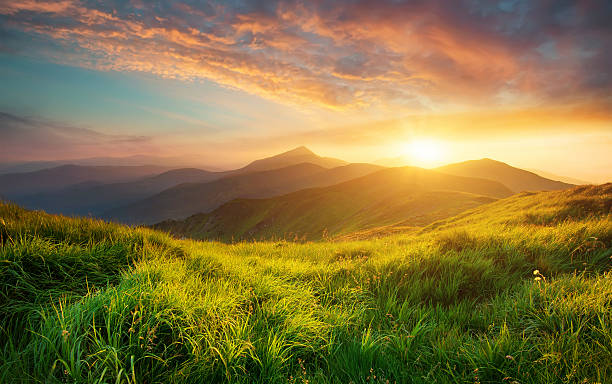
#> input picture Clustering/Kmeans Clustering/image color1.jpg, 612 x 384 px
$ jupyter execute --allow-errors 'Color Segmentation in image.ipynb'
#> lines starting #> are read from the running program, lines starting #| are printed output that depends on the picture
[cell 1]
cd /content/drive/My Drive/Machine Learning With Python/Clustering/Kmeans Clustering

[cell 2]
import numpy as np
import matplotlib.pyplot as plt
import cv2
from sklearn.cluster import KMeans

[cell 3]
img=cv2.imread('image color1.jpg')
#> img is the input picture: shape (384, 612, 3); mean B, G, R 66.6, 117.5, 134.5

[cell 4]
plt.imshow(img)

[cell 5]
img=cv2.cvtColor(img,cv2.COLOR_BGR2RGB)

[cell 6]
plt.imshow(img)

[cell 7]
img=img.reshape((img.shape[1]*img.shape[0],3))

[cell 8]
md=[]

[cell 9]
for i in range(1,21):
  kmeans=KMeans(n_clusters=i)
  kmeans.fit(img)
  o=kmeans.inertia_
  print(o)
  md.append(o)
#> after the loop, md = [2.67e+09, 1.09e+09, 745508125, 548070380.7, 440823986, 347680673.1, 301787838.4, 275823852.7, 242826626.3, 223513489.1, 200031204.9, 189533243.4, 175439498.6, 165257160.7, 154254544.4, 147143893.3, 138517066, 130267911, 124835755.5, 119033404.5]

[cell 10]
md
#> Out has the same summary as md

[cell 11]
len(md)
#> Out = 20

#> (a cell that did not finish here is left out)

[cell 13]
kmeans=KMeans(n_clusters=5)

[cell 14]
s=kmeans.fit(img)

[cell 15]
s

[cell 16]
labels=kmeans.labels_

[cell 17]
labels

[cell 18]
centroid=kmeans.cluster_centers_

[cell 19]
centroid

[cell 20]
labels=list(labels)

[cell 21]
percent=[]
for i in range(len(centroid)):
  j=labels.count(i)
  j=j/(len(labels))
  percent.append(j)

[cell 22]
percent

[cell 23]
plt.pie(percent,colors=np.array(centroid/255),labels=np.arange(len(centroid)))
plt.show()
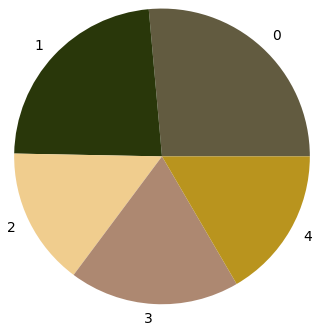
#> figure drawn by matplotlib, 1 panel


$ run again, with Clustering/Kmeans Clustering/image color.jpg copied over Clustering/Kmeans Clustering/image color1.jpg
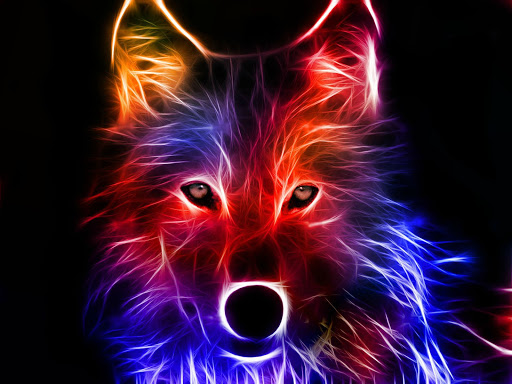
#> input picture Clustering/Kmeans Clustering/image color.jpg, 512 x 384 px
#> img is the input picture: shape (384, 512, 3); mean B, G, R 46.7, 22.6, 57.6
#> after the loop `for i in range(1,21):`: md = [2.37e+09, 1.19e+09, 830639045.1, 475140729.5, 369103950, 304794064.2, 266336183.7, 231210423.7, 204380690.2, 181479529.5, 167058221.4, 158089366.5, 147118607.3, 134598578.1, 127088340.1, 118751015.7, 113071591, 107904890.3, 101813274.6, 97811338]
#> `md`: Out has the same summary as md
#> `len(md)`: Out = 20
#> `plt.show()`:
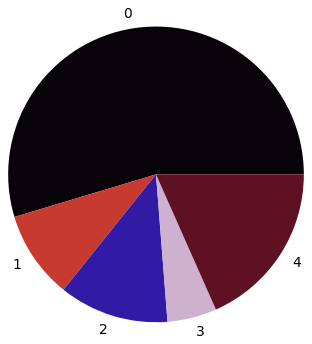
#> figure drawn by matplotlib, 1 panel
